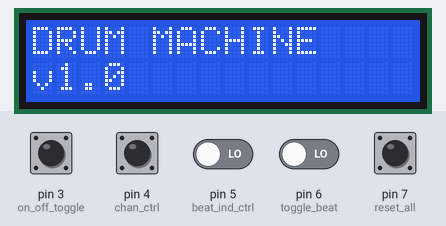
A sketch run on a simulated Arduino Uno, built with avr-gcc and run on an emulated ATmega328P. Shown: 16×2 character LCD. The inputs (shaded band) are chosen by the test bench; at power-on: pin 3 (on_off_toggle), pin 4 (chan_ctrl), pin 5 (beat_ind_ctrl), pin 6 (toggle_beat), pin 7 (reset_all) LOW. What the sketch prints to the serial monitor is not drawn.

Above: at 1.2 s.
1.3 s: pin 7 (reset_all) pulled HIGH for 0.15 s
At 2.1 s:
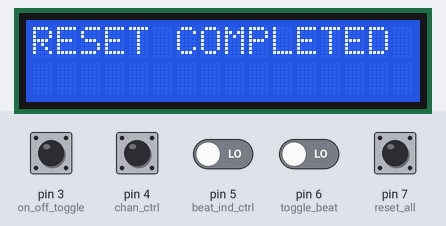
2.9 s: pin 3 (on_off_toggle) pulsed HIGH 5 times (0.12 s each, 0.3 s apart)
At 4.8 s:
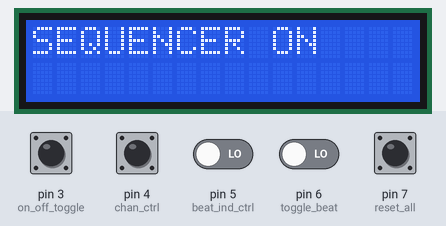
5.9 s: pin 7 (reset_all) pulled HIGH for 1 s
At 8.0 s:
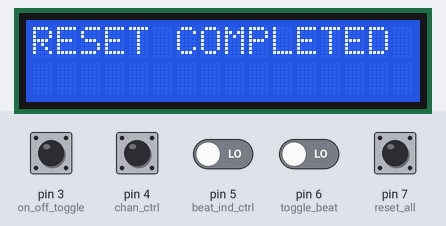
8.4 s: pin 4 (chan_ctrl) pulsed HIGH 2 times (0.12 s each, 0.3 s apart)
At 10.3 s:
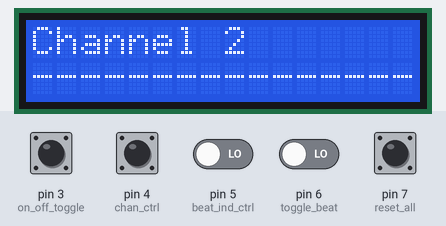
Timing chart, 0 to 11.5 s (numbered marks = the images above; inputs shaded):
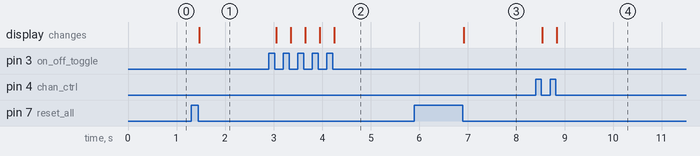

The sketch:

Drum_Machine_Interface_v1_0.ino
```cpp
// constants won't change. They're used here to set pin numbers:
#include <LiquidCrystal.h>
const int on_off_toggle = 3;     // the the number of the toggle pin
const int chan_ctrl = 4;
const int beat_ind_ctrl = 5;
const int toggle_beat = 6;
const int reset_all = 7;

// variables will change:
int buttonState = 0;         // variable for reading the pushbutton status

int on_off_toggle_state;
int chan_ctrl_state;
int beat_ind_ctrl_state;
int toggle_beat_state;
int reset_all_state;
const int num_channels = 10;
const int num_beats = 16;
int channel = -1;
char channel_string[2];
int beat_index = -1;
int toggle = 0;
char channels[num_beats][num_channels];

LiquidCrystal lcd(8, 9, 10, 11, 12, 13);

void setup() {


  for (int i = 0; i < num_channels; i++) {

    for (int j = 0; j < num_beats; j++) {
      channels[j][i] = '-';
    }
  }
//  channel = 2;
  lcd.begin(16, 2);
  lcd.clear();

  lcd.print("DRUM MACHINE");
//  itoa(channel, channel_string, 2);
//  lcd.write(channel_string);
//  lcd.print(channel);
  lcd.setCursor(0, 1);
  lcd.print("v1.0");
//  for (int i = 0; i<num_beats; i++) {
//    lcd.write(str[i]);
//  }

  Serial.begin( 115200 );


  pinMode(on_off_toggle, INPUT);
  pinMode(chan_ctrl, INPUT);
  pinMode(beat_ind_ctrl, INPUT);
  pinMode(toggle_beat, INPUT);
  pinMode(reset_all, INPUT);
}

void loop() {
  // read the state of the pushbutton value:
  on_off_toggle_state = digitalRead(on_off_toggle);
  chan_ctrl_state = digitalRead(chan_ctrl);
  beat_ind_ctrl_state = digitalRead(beat_ind_ctrl);
  toggle_beat_state = digitalRead(toggle_beat);
  reset_all_state = digitalRead(reset_all);


  // check if the pushbutton is pressed. If it is, the buttonState is HIGH:

  // CHECK IF TOGGLE IS PRESSED
  if (on_off_toggle_state == HIGH) {
    // turn LED on:
    while (on_off_toggle_state == HIGH) {
      on_off_toggle_state = digitalRead(on_off_toggle);
    }
    delay(15);
    toggle = (toggle+1)%2;
    Serial.print("1\n");
    delay(15);
    lcd.clear();
    lcd.setCursor(0,0);
    if (toggle == 1) {
      lcd.print("SEQUENCER ON\0");
    }
    else {
      lcd.print("SEQUENCER OFF\0");
    }
  }

  // CHECK IF CHANNEL CONTROL STATE IS PRESSED
  else if (chan_ctrl_state == HIGH) {
    while (chan_ctrl_state == HIGH) {
      chan_ctrl_state = digitalRead(chan_ctrl);
    }
    delay(15);
    Serial.print("2\n");
    channel = (channel + 1);
    if (channel > num_channels) {
      channel = 0;
    }
    beat_index = 0;
    lcd.clear();
    if (channel > -1) {
      lcd.print("Channel ");
      lcd.print(channel);
      lcd.setCursor(0, 1);
      if (channel>0) {
        for (int i = 0; i < num_beats; i++) {
          lcd.print(channels[i][channel-1]);
        }
      }
      else {
        lcd.setCursor(0, 1);
        lcd.print("(neutral)");
        }
    }


  }

  else if (beat_ind_ctrl_state == HIGH) {
    while (beat_ind_ctrl_state == HIGH) {
      beat_ind_ctrl_state = digitalRead(beat_ind_ctrl);
    }
    delay(15);
    Serial.print("3\n");
//    sendValue()
    beat_index = beat_index + 1;
    if (beat_index > num_beats) {
      beat_index = 0;
    }
    lcd.clear();
    lcd.print("Channel ");
    lcd.print(channel);
    lcd.setCursor(0, 1);
    if (channel>0) {
      for (int i = 0; i < num_beats; i++) {
        if (i == beat_index-1) {
          lcd.print(".");
        }
        else {
          lcd.print(channels[i][channel-1]);
        }
      }
    }

  }

  else if (toggle_beat_state == HIGH) {
    while (toggle_beat_state == HIGH) {
      toggle_beat_state = digitalRead(toggle_beat);
    }
    delay(15);
    Serial.print("4\n");
    if (channels[beat_index-1][channel-1] == '-') {
      channels[beat_index-1][channel-1] = '*';
    }
    else {
      channels[beat_index-1][channel-1] = '-';
    }
    lcd.clear();
    lcd.print("Channel ");
    lcd.print(channel);
    lcd.setCursor(0, 1);
    for (int i = 0; i < num_beats; i++) {
      lcd.print(channels[i][channel-1]);
    }
//    Serial.print("\n");
  }
  else if (reset_all_state == HIGH) {
    while (reset_all_state == HIGH) {
      reset_all_state = digitalRead(reset_all);
    }
    delay(15);
    Serial.print("5\n");
    channel = 0;
    beat_index = 0;
    lcd.clear();
    lcd.print("RESET COMPLETED");
    for (int i = 0; i < num_channels; i++) {

    for (int j = 0; j < num_beats; j++) {
      channels[j][i] = '-';
    }
  }

//
  }
}
void showChannel(int channel) {
  delay(100);
//  lcd.clear();
//  delay(100);
//  lcd.setCursor(0, 0);
//  lcd.print("Channel");
//  delay(100);
//  lcd.setCursor(0, 1);
//  delay(100);
//  lcd.print("Channel Data");
}

void sendValue (int x){              // function to send the pin value followed by a "space".
 Serial.print(x);
 Serial.write(32);
}
```

Measured:
- after the input at 1.3 s, the display: changes after 0.17 s (image 1)
- after the input at 2.9 s, the display: changes after 0.15 s (image 2)
- after the input at 5.9 s, the display: changes after 1.0 s (image 3)
- after the input at 8.4 s, the display: first changes after 0.14 s (image 4 shows a later state)
